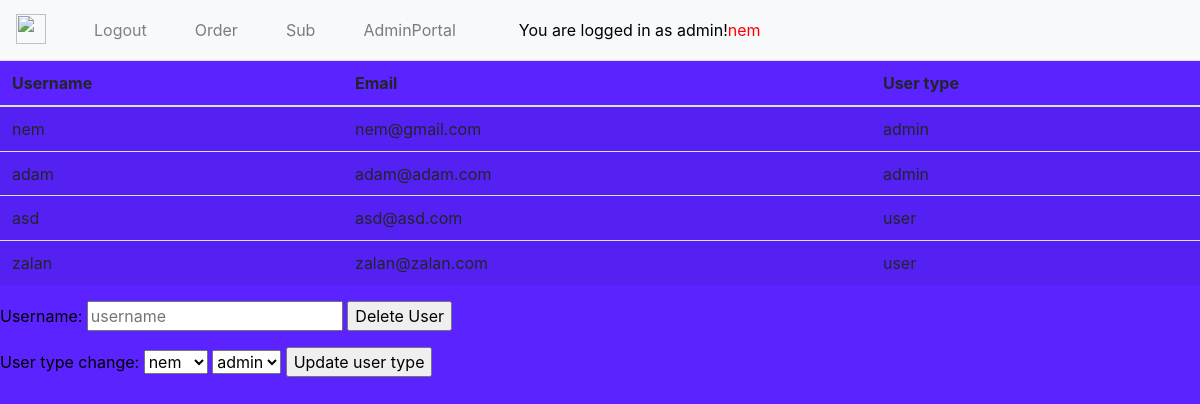
The app's page /adminprofile.php (signed in) with its own data.
### tables this page shows
CREATE TABLE `users` (
  `id` int(10) NOT NULL,
  `username` varchar(100) NOT NULL,
  `email` varchar(100) NOT NULL,
  `password` varchar(100) NOT NULL,
  `user_type` varchar(100) NOT NULL
);

### adminprofile.php (the view, shortened to what this page needs)
<?php
include_once 'insertable/head.php';
 ?>
</head>
<body>
  <?php include 'insertable/bodyNav.php'; ?>
  <table class="table table-striped">
    <thead>
      <tr>
        <th>Username</th>
        <th>Email</th>
        <th>User type</th>
      </tr>
    </thead>
    <tbody>
      <?php
      include_once ('server.php');
      $query = $db->query("SELECT * FROM users ORDER by user_type");
      while ($row = $query->fetch_array()) {
        echo "<tr>";
        echo "<td>".$row['username']."</td>";
        echo "<td>".$row['email']."</td>";
        echo "<td>".$row['user_type']."</td>";
        echo "<tr>";
      }
      ?>
    </tbody>
  </table>
  <form action="insertable/deleteuser.php" method="post">
    Username: <input type="text" name="username_delete" placeholder="username">
    <input type="submit" name="btn_delete" value="Delete User" />
  </form>
  <form action="insertable/updateuser_type.php" method="post">User type change:
  <select name="userid" id="dropdown">
    <?php
    $query = $db->query("SELECT * FROM users ORDER by user_type");
    while($row = $query->fetch_array()){
      echo "<option value = '" .$row['id']. "'>" .$row['username']. "</option>";
    }
    ?>
  </select>
  <select name="usert" id="dropdown">
    <?php
    $query = $db->query("SELECT user_type FROM users GROUP BY user_type ORDER by user_type");
    while($row = $query->fetch_array()){
      echo "<option value = '" .$row['user_type']. "'>" .$row['user_type']. "</option>";
    }
    ?>
  </select>
  <input type="submit" name="btn_update" value="Update user type"/>
  </form>
</body>

### style.css (style rules this page uses)
body { scroll-behavior: smooth; background-color: rgb(90, 35, 255); color: black; }

### records on screen
users: username "nem", email "nem@gmail.com", user_type "admin"
users: username "adam", email "adam@adam.com", user_type "admin"
users: username "asd", email "asd@asd.com", user_type "user"
users: username "zalan", email "zalan@zalan.com", user_type "user"

### other values on screen
$_SESSION['success'] "You are logged in as admin!"
$_SESSION['username'] "nem"
form field userid "nem"
form field usert "admin"
